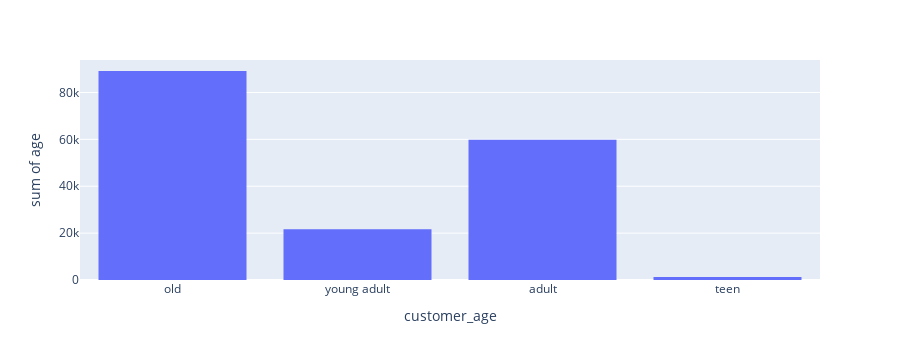

The cell this chart's notebook holds for it:
### Code cell
fig = px.histogram(df,x='customer_age',y='age')
fig.show()

### Figure 1 — Plotly figure (JSON) as saved in the notebook; plotly's stock layout.template omitted (floating-point values rounded to 4 significant figures; data arrays with more than 128 entries replaced by an {"elided": "..."} marker saying what was removed)
{"data": [{"alignmentgroup": "True", "bingroup": "x", "histfunc": "sum", "hovertemplate": "customer_age=%{x}<br>sum of age=%{y}<extra></extra>", "legendgroup": "", "marker": {"color": "#636efa", "pattern": {"shape": ""}}, "name": "", "offsetgroup": "", "orientation": "v", "showlegend": false, "type": "histogram", "x": {"elided": "3900 str values"}, "xaxis": "x", "y": {"elided": "3900 int values"}, "yaxis": "y"}], "layout": {"autosize": true, "barmode": "relative", "height": 360, "legend": {"tracegroupgap": 0}, "margin": {"t": 60}, "xaxis": {"anchor": "y", "autorange": true, "domain": [0, 1], "range": [-0.5, 3.5], "title": {"text": "customer_age"}, "type": "category"}, "yaxis": {"anchor": "x", "autorange": true, "domain": [0, 1], "range": [0, 93850.0], "title": {"text": "sum of age"}, "type": "linear"}}}
